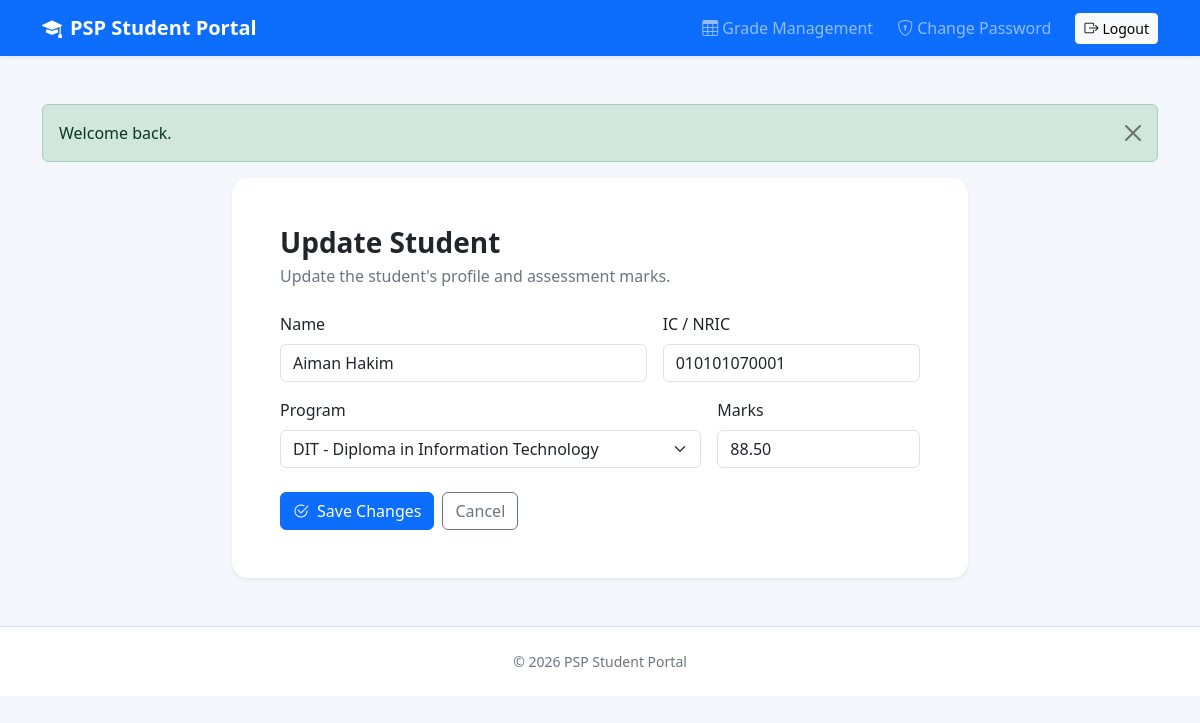
The app's page /index.php?page=student-edit&id=1 (signed in) with its own data.
### tables this page shows
CREATE TABLE `students` (
  `id` int(10) UNSIGNED NOT NULL,
  `user_id` int(10) UNSIGNED NOT NULL,
  `name` varchar(100) NOT NULL,
  `program_id` int(10) UNSIGNED NOT NULL,
  `marks` decimal(5,2) NOT NULL DEFAULT 0.00,
  `profile_picture` varchar(255) DEFAULT NULL,
  `created_at` timestamp NOT NULL DEFAULT current_timestamp(),
  `updated_at` timestamp NOT NULL DEFAULT current_timestamp() ON UPDATE current_timestamp()
);

CREATE TABLE `users` (
  `id` int(10) UNSIGNED NOT NULL,
  `nric` varchar(12) NOT NULL,
  `password_hash` varchar(255) NOT NULL,
  `role` enum('admin','student') NOT NULL DEFAULT 'student',
  `must_change_password` tinyint(1) NOT NULL DEFAULT 0,
  `created_at` timestamp NOT NULL DEFAULT current_timestamp(),
  `updated_at` timestamp NOT NULL DEFAULT current_timestamp() ON UPDATE current_timestamp()
);

CREATE TABLE `programs` (
  `id` int(10) UNSIGNED NOT NULL,
  `code` varchar(20) NOT NULL,
  `name` varchar(120) NOT NULL
);

### app/Controllers/StudentController.php (called while the page is built, shortened)
<?php
final class StudentController
{
    public function edit(): void
    {
        $id = filter_input(
            INPUT_GET,
            'id',
            FILTER_VALIDATE_INT
        );
        $student = $id
            ? Student::find((int) $id)
            : null;
        $programs = Program::all();
        require __DIR__
            . '/../Views/students/edit.php';
    }
}

### index.php (called while the page is built, shortened)
<?php
spl_autoload_register(function (string $class): void {
    $prefix = 'App\\';
    $relative = substr($class, strlen($prefix));
    $file = __DIR__ . '/app/' . str_replace('\\', '/', $relative) . '.php';
});
require __DIR__ . '/app/Helpers/common.php';
$page = $_GET['page'] ?? (is_logged_in() ? ($_SESSION['role'] === 'admin' ? 'students' : 'profile') : 'login');
$routes = [
    'login' => [AuthController::class, 'showLogin', 'GET'],
    'login-submit' => [AuthController::class, 'login', 'POST'],
    'logout' => [AuthController::class, 'logout', 'POST'],
    'profile' => [ProfileController::class, 'show', 'GET'],
    'profile-upload' => [ProfileController::class, 'upload', 'POST'],
    'change-password' => [PasswordController::class, 'edit', 'GET'],
    'password-update' => [PasswordController::class, 'update', 'POST'],
    'students' => [StudentController::class, 'index', 'GET'],
    'student-create' => [StudentController::class, 'create', 'GET'],
    'student-store' => [StudentController::class, 'store', 'POST'],
    'student-edit' => [StudentController::class, 'edit', 'GET'],
    'student-update' => [StudentController::class, 'update', 'POST'],
    'student-delete' => [StudentController::class, 'destroy', 'POST'],
];
[$controllerClass, $method, $httpMethod] = $routes[$page];
$controller = new $controllerClass();
$controller->$method();

### app/Helpers/common.php (called while the page is built, shortened)
<?php
function e(?string $value): string
{
    return htmlspecialchars((string) $value, ENT_QUOTES, 'UTF-8');
}
function url(string $page, array $params = []): string
{
    return 'index.php?' . http_build_query(array_merge(['page' => $page], $params));
}

### config/database.php (called while the page is built)
<?php
return [
    'host' => 'localhost',
    'database' => 'psp_student_portal',
    'username' => 'root',
    'password' => '',
    'charset' => 'utf8mb4',
];

### app/Core/Database.php (called while the page is built, shortened)
<?php
final class Database
{
    private static ?PDO $connection = null;
    public static function connection(): PDO
    {
        if (self::$connection instanceof PDO) {
            return self::$connection;
        }
        $config = require __DIR__ . '/../../config/database.php';
        $dsn = sprintf(
            'mysql:host=%s;dbname=%s;charset=%s',
            $config['host'],
            $config['database'],
            $config['charset']
        );
        try {
            self::$connection = new PDO($dsn, $config['username'], $config['password'], [
                PDO::ATTR_ERRMODE => PDO::ERRMODE_EXCEPTION,
                PDO::ATTR_DEFAULT_FETCH_MODE => PDO::FETCH_ASSOC,
                PDO::ATTR_EMULATE_PREPARES => false,
            ]);
        } catch (PDOException $e) {
            http_response_code(500);
            exit('Unable to connect to the database. Please try again later.');
        }
        return self::$connection;
    }
}

### app/Models/Student.php (called while the page is built, shortened)
<?php
final class Student
{
    public static function find(int $id): ?array
    {
        $sql = 'SELECT
                    s.id,
                    s.user_id,
                    s.name,
                    s.program_id,
                    u.nric,
                    s.marks,
                    s.profile_picture
                FROM students s
                INNER JOIN users u ON u.id = s.user_id
                WHERE s.id = :id
                LIMIT 1';
        $stmt = Database::connection()->prepare($sql);
        $stmt->execute([
            'id' => $id
        ]);
        $row = $stmt->fetch();
        return $row ?: null;
    }
}

### app/Models/Program.php (called while the page is built, shortened)
<?php
final class Program
{
    public static function all(): array
    {
        $stmt = Database::connection()->prepare('SELECT id, code, name FROM programs ORDER BY code');
        $stmt->execute();
        return $stmt->fetchAll();
    }
}

### app/Views/students/edit.php (the view, shortened to what this page needs)
<?php require __DIR__ . '/../layouts/header.php'; ?>
<?php
$nameValue = $_SESSION['old']['name'] ?? $student['name'];
$nricValue = $_SESSION['old']['nric'] ?? $student['nric'];
$programValue = $_SESSION['old']['program_id'] ?? $student['program_id'];
$marksValue = $_SESSION['old']['marks'] ?? $student['marks'];
?>
<div class="row justify-content-center">
    <div class="col-lg-8">
        <div class="card border-0 shadow-sm portal-card">
            <div class="card-body p-4 p-md-5">
                <h1 class="h3 fw-bold mb-1">Update Student</h1>
                <p class="text-secondary mb-4">Update the student's profile and assessment marks.</p>
                <form method="post" action="<?= url('student-update') ?>" class="needs-validation" novalidate>
                    <div class="row g-3">
                        <div class="col-md-7">
                            <label class="form-label" for="name">Name</label>
                            <input class="form-control" id="name" name="name" minlength="2" maxlength="100" required value="<?= e($nameValue) ?>">
                        </div>
                        <div class="col-md-5">
                            <label class="form-label" for="nric">IC / NRIC</label>
                            <input class="form-control" id="nric" name="nric" pattern="[0-9]{12}" maxlength="12" inputmode="numeric" required value="<?= e($nricValue) ?>">
                        </div>
                        <div class="col-md-8">
                            <label class="form-label" for="program_id">Program</label>
                            <select class="form-select" id="program_id" name="program_id" required>
                                <?php foreach ($programs as $program): ?>
                                    <option value="<?= (int) $program['id'] ?>" <?= (string)$programValue === (string)$program['id'] ? 'selected' : '' ?>><?= e($program['code'] . ' - ' . $program['name']) ?></option>
                                <?php endforeach; ?>
                            </select>
                        </div>
                        <div class="col-md-4">
                            <label class="form-label" for="marks">Marks</label>
                            <input class="form-control" type="number" step="0.01" min="0" max="100" id="marks" name="marks" required value="<?= e((string)$marksValue) ?>">
                        </div>
                    </div>
                    <div class="d-flex gap-2 mt-4">
                        <button class="btn btn-primary" type="submit"><i class="bi bi-check2-circle me-2"></i>Save Changes</button>
                        <a class="btn btn-outline-secondary" href="<?= url('students') ?>">Cancel</a>
                    </div>
                </form>
            </div>
        </div>
    </div>
</div>
<?php clear_old(); require __DIR__ . '/../layouts/footer.php'; ?>

### public/assets/css/style.css (style rules this page uses)
:root { --portal-bg: #f4f7fb; }
html, body { min-height: 100%; }
body { background: var(--portal-bg); display: flex; flex-direction: column; color: #1f2937; }
.portal-card { border-radius: 1rem; overflow: hidden; }

### records on screen
students: name "Aiman Hakim", nric "010101070001", program_id "DIT - Diploma in Information Technology", marks "88.50"

### other values on screen
$flash['message'] "Welcome back."
